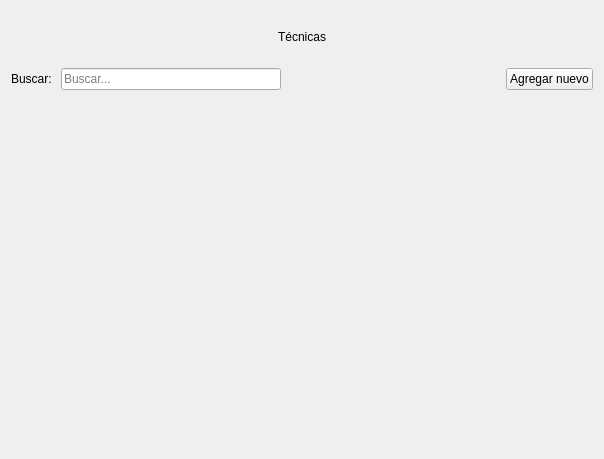
<?xml version="1.0" encoding="UTF-8"?>
<ui version="4.0">
 <class>tecnicaIndex</class>
 <widget class="QWidget" name="tecnicaIndex">
  <property name="geometry">
   <rect>
    <x>0</x>
    <y>0</y>
    <width>604</width>
    <height>459</height>
   </rect>
  </property>
  <property name="windowTitle">
   <string>Form</string>
  </property>
  <layout class="QVBoxLayout" name="verticalLayout" stretch="1,1,7">
   <item>
    <layout class="QHBoxLayout" name="horizontalLayout">
     <item>
      <widget class="QLabel" name="label">
       <property name="text">
        <string>Técnicas</string>
       </property>
       <property name="alignment">
        <set>Qt::AlignCenter</set>
       </property>
      </widget>
     </item>
    </layout>
   </item>
   <item>
    <layout class="QHBoxLayout" name="layoutFiltro">
     <item>
      <widget class="QLabel" name="label_2">
       <property name="text">
        <string>Buscar: </string>
       </property>
      </widget>
     </item>
     <item>
      <widget class="QLineEdit" name="le_search">
       <property name="placeholderText">
        <string>Buscar...</string>
       </property>
      </widget>
     </item>
     <item>
      <spacer name="horizontalSpacer">
       <property name="orientation">
        <enum>Qt::Horizontal</enum>
       </property>
       <property name="sizeHint" stdset="0">
        <size>
         <width>40</width>
         <height>20</height>
        </size>
       </property>
      </spacer>
     </item>
     <item>
      <widget class="QPushButton" name="bt_create">
       <property name="cursor">
        <cursorShape>PointingHandCursor</cursorShape>
       </property>
       <property name="text">
        <string>Agregar nuevo</string>
       </property>
       <property name="icon">
        <iconset>
         <normaloff>images/icons8-plus-24.svg</normaloff>images/icons8-plus-24.svg</iconset>
       </property>
       <property name="iconSize">
        <size>
         <width>32</width>
         <height>32</height>
        </size>
       </property>
      </widget>
     </item>
    </layout>
   </item>
   <item>
    <layout class="QHBoxLayout" name="layout_tabla"/>
   </item>
  </layout>
 </widget>
 <resources/>
 <connections/>
</ui>
